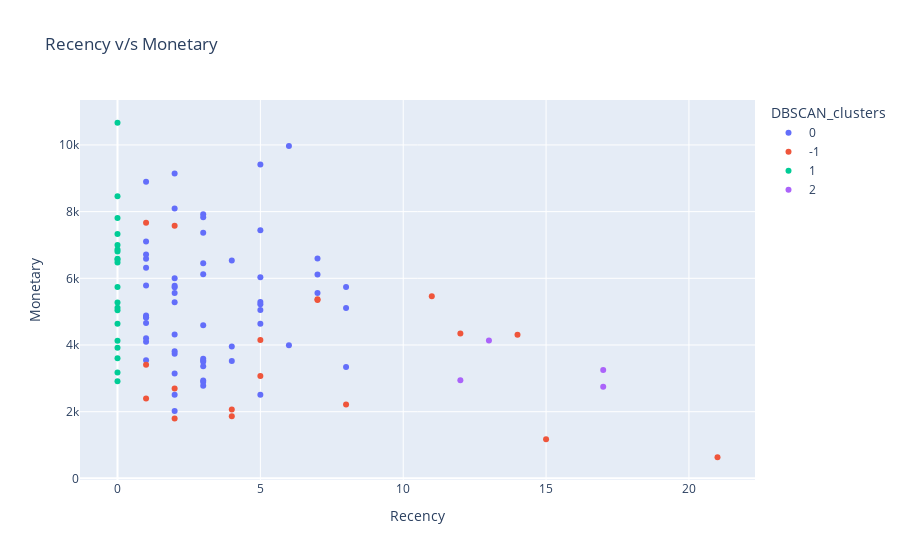

Notebook code cell kept with this figure:
### Code cell
df_rfm["DBSCAN_clusters"] = df_rfm["DBSCAN_clusters"].astype("str")
fig = px.scatter(data_frame=df_rfm,x="Recency",y="Monetary",color="DBSCAN_clusters",title="Recency v/s Monetary")
fig.show()

### Figure 1 — Plotly figure (JSON) as saved in the notebook; plotly's stock layout.template omitted (floating-point values rounded to 4 significant figures)
{"data": [{"hovertemplate": "DBSCAN_clusters=0<br>Recency=%{x}<br>Monetary=%{y}<extra></extra>", "legendgroup": "0", "marker": {"color": "#636efa", "symbol": "circle"}, "mode": "markers", "name": "0", "orientation": "v", "showlegend": true, "type": "scatter", "x": [1, 2, 2, 2, 8, 1, 5, 2, 3, 2, 5, 2, 1, 1, 4, 2, 3, 5, 6, 1, 3, 3, 3, 1, 3, 1, 7, 6, 4, 5, 3, 2, 5, 1, 3, 5, 2, 2, 1, 8, 3, 2, 8, 3, 2, 7, 5, 3, 3, 3, 7, 1, 5, 1, 2, 4, 1, 1], "xaxis": "x", "y": [6319.0, 8098.0, 4313.0, 3740.0, 3341.0, 4101.0, 5048.0, 5281.0, 3497.0, 2505.0, 6032.0, 9147.0, 6588.0, 6713.0, 3519.0, 5562.0, 3537.0, 5290.0, 3990.0, 4885.0, 7922.0, 2890.0, 2938.0, 4831.0, 3365.0, 4659.0, 6118.0, 9970.0, 3955.0, 5220.0, 7831.0, 5777.0, 4637.0, 8894.0, 2775.0, 9410.0, 3813.0, 3144.0, 7101.0, 5108.0, 3588.0, 5734.0, 5737.0, 4591.0, 6003.0, 5559.0, 7443.0, 6123.0, 6451.0, 7370.0, 6594.0, 4826.0, 2505.0, 4206.0, 2024.0, 6534.0, 3546.0, 5783.0], "yaxis": "y"}, {"hovertemplate": "DBSCAN_clusters=-1<br>Recency=%{x}<br>Monetary=%{y}<extra></extra>", "legendgroup": "-1", "marker": {"color": "#EF553B", "symbol": "circle"}, "mode": "markers", "name": "-1", "orientation": "v", "showlegend": true, "type": "scatter", "x": [11, 5, 15, 2, 7, 2, 21, 2, 1, 4, 7, 4, 1, 1, 5, 14, 8, 12], "xaxis": "x", "y": [5466.0, 4148.0, 1171.0, 1797.0, 5346.0, 2697.0, 633.4, 7580.0, 7665.0, 2067.0, 5375.0, 1860.0, 3406.0, 2397.0, 3069.0, 4306.0, 2212.0, 4344.0], "yaxis": "y"}, {"hovertemplate": "DBSCAN_clusters=1<br>Recency=%{x}<br>Monetary=%{y}<extra></extra>", "legendgroup": "1", "marker": {"color": "#00cc96", "symbol": "circle"}, "mode": "markers", "name": "1", "orientation": "v", "showlegend": true, "type": "scatter", "x": [0, 0, 0, 0, 0, 0, 0, 0, 0, 0, 0, 0, 0, 0, 0, 0, 0, 0, 0, 0], "xaxis": "x", "y": [6866.0, 5739.0, 6584.0, 3914.0, 10670.0, 6555.0, 8461.0, 3605.0, 2915.0, 6999.0, 3179.0, 6471.0, 7331.0, 7809.0, 5041.0, 6804.0, 4124.0, 5114.0, 4636.0, 5272.0], "yaxis": "y"}, {"hovertemplate": "DBSCAN_clusters=2<br>Recency=%{x}<br>Monetary=%{y}<extra></extra>", "legendgroup": "2", "marker": {"color": "#ab63fa", "symbol": "circle"}, "mode": "markers", "name": "2", "orientation": "v", "showlegend": true, "type": "scatter", "x": [13, 17, 12, 17], "xaxis": "x", "y": [4135.0, 3247.0, 2944.0, 2746.0], "yaxis": "y"}], "layout": {"legend": {"title": {"text": "DBSCAN_clusters"}, "tracegroupgap": 0}, "title": {"text": "Recency v/s Monetary"}, "xaxis": {"anchor": "y", "domain": [0, 1], "title": {"text": "Recency"}}, "yaxis": {"anchor": "x", "domain": [0, 1], "title": {"text": "Monetary"}}}}
